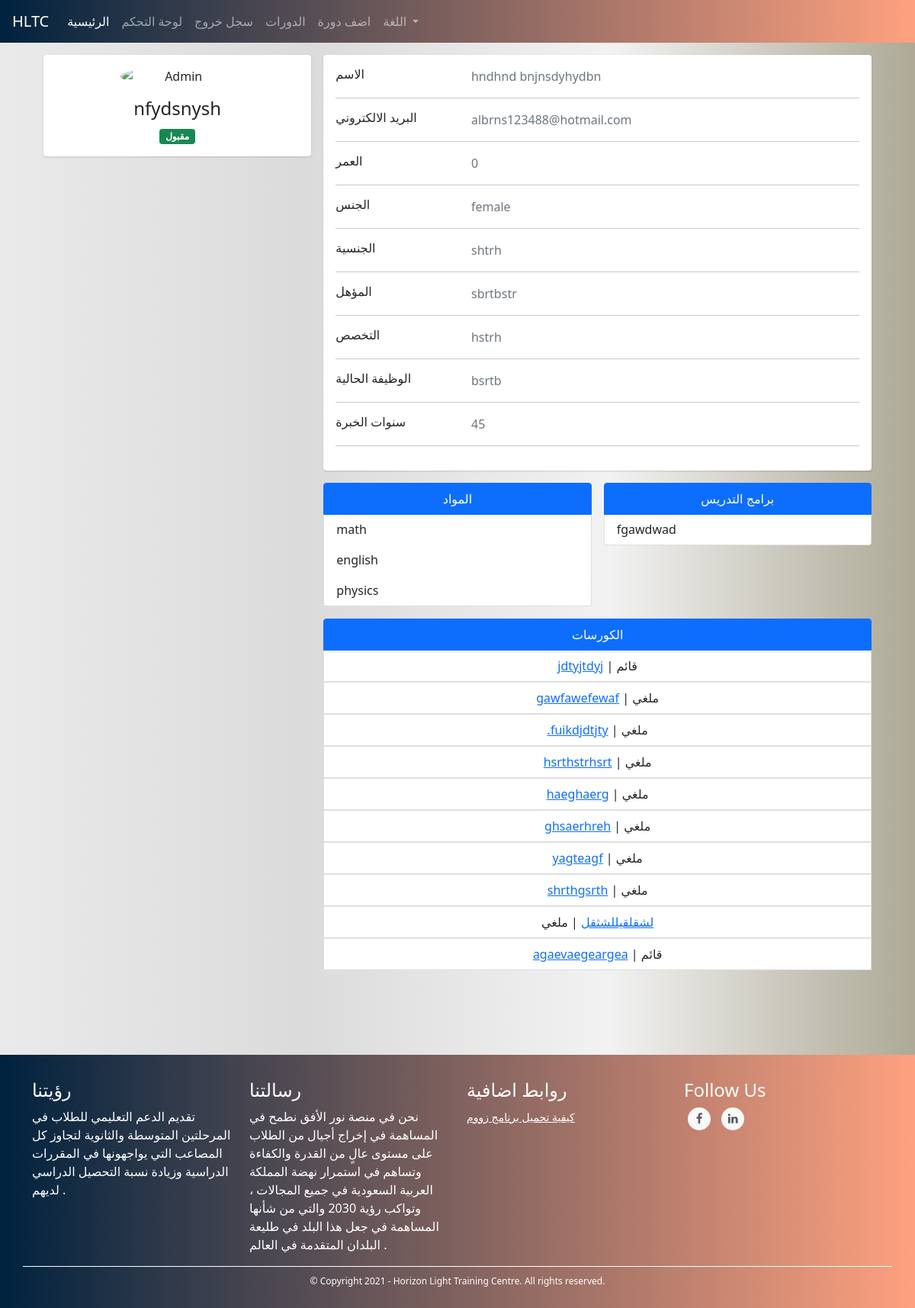
The app's page /admins/user/4 (signed in) with its own data.
### TUTOR/models.py (models this page shows, shortened)
class UserModel(db.Model, UserMixin):
    id = db.Column(db.Integer, primary_key=True)
    first_name = db.Column(db.String(128), nullable=False)
    last_name = db.Column(db.String(128), nullable=False)
    username = db.Column(db.String(20), unique=True, nullable=False)
    email = db.Column(db.String(256), unique=True, nullable=False)
    password = db.Column(db.String(255), nullable=False)
    user_type = db.Column(db.String(30), nullable=False)
    _gender = db.Column(db.Boolean, nullable=False, default=True)
    email_confirmation_code = db.Column(db.String(5), nullable=True)
    is_confirmed = db.Column(db.Boolean, nullable=False, default=False)
    creation_date = db.Column(db.DateTime, nullable=False, default=datetime.utcnow)
    admin_data_model = db.relationship('AdminDataModel', backref='user', uselist=False)
    tutor_data_model = db.relationship('TutorDataModel', backref='user', uselist=False)
    student_data_model = db.relationship('StudentDataModel', backref='user', uselist=False)
    @property
    def full_name(self):
        return self.first_name + " " + self.last_name
    @property
    def gender(self):
        return "male" if self._gender else "female"

class TutorDataModel(db.Model):
    id = db.Column(db.Integer, primary_key=True)
    date_of_birth = db.Column(db.DateTime, nullable=False)
    nationality = db.Column(db.String(30), nullable=False)
    qualification = db.Column(db.String(35), nullable=False)
    major = db.Column(db.String(35), nullable=False)
    current_job = db.Column(db.String(50), nullable=False)
    _subjects = db.Column(db.String(), nullable=False) # [subject1, subject2, ...]
    years_of_experience = db.Column(db.Integer, nullable=False)
    _tools_used_for_online_tutoring = db.Column(db.String(), nullable=False) # [tool1, tool2, ...]
    is_accepted = db.Column(db.Boolean, nullable=False, default=False)
    courses = db.relationship('CourseModel', backref='tutor')
    user_id = db.Column(db.Integer, db.ForeignKey('user_model.id'))
    @property
    def age(self):
        return int((datetime.date(datetime.utcnow()) - datetime.date(self.date_of_birth)).days / 365)
    @property
    def subjects(self):
        return json.loads(self._subjects)
    @property
    def tools_used_for_online_tutoring(self):
        return json.loads(self._tools_used_for_online_tutoring)

class CourseModel(db.Model):
    id = db.Column(db.Integer, primary_key=True)
    name = db.Column(db.String(130), nullable=False)
    description = db.Column(db.String(1000), nullable=False)
    subject = db.Column(db.String(), nullable=False)
    price = db.Column(db.Integer, nullable=False)
    min_students = db.Column(db.Integer, nullable=False)
    max_students = db.Column(db.Integer, nullable=False)
    currency = db.Column(db.String(3), nullable=False)
    began = db.Column(db.Boolean, nullable=False, default=False)
    ended = db.Column(db.Boolean, nullable=False, default=False)
    course_type = db.Column(db.Integer, nullable=False) # 1 for start when min number # 2 for start with min and date
    _period = db.Column(db.Integer, nullable=True) # days
    _start_date = db.Column(db.DateTime, nullable=True)
    _end_date = db.Column(db.DateTime, nullable=True)
    links = db.Column(db.String(), nullable=False) # {"zoom": "link", ....}
    weekly_time_table_json  = db.Column(db.String(1000), nullable=False) # {"saturday": {"from": ..., "to": ...}, ...}
    _state = db.Column(db.String(), nullable=False, default=json.dumps({"state_code": 1, "state_string": "لم تبدأ بعد", "allowed_actions": ["join", "view", "start", "cancel"]})) # {"state_code": 2, "state_string": "قائم", "allowed_actions": ["view", "end"]} {"state_code": 3, "state_string": "انتهى", "allowed_actions": ["delete"]} {"state_code": 4, "state_string": "ملغي", "allowed_actions": ["delete"]}
    number_of_students_paid = db.Column(db.Integer, nullable=False, default=0)
    have_sent_first_payment_emails = db.Column(db.Boolean, nullable=False, default=False)
    created_by_admin = db.Column(db.Boolean, nullable=False)
    creation_date = db.Column(db.DateTime, nullable=False, default=datetime.utcnow)
    payment_model = db.relationship('PaymentModel', backref='course', uselist=False)
    tutor_data_model_id = db.Column(db.Integer, db.ForeignKey('tutor_data_model.id'),
        nullable=False)
    @property
    def state(self): # hold the course's state for example (is it runnung or hasn't began yet...) this helps with determaning what to do with the couse next for example (if it's running we should look into if it should end)
        return json.loads(self._state)
    def start(self):
        self.began = True
        self._state = json.dumps({"state_code": 2, "state_string": "قائم", "allowed_actions": ["view", "end", "cancel"]})
        if self.course_type == 1:
            now = datetime.date(datetime.utcnow())
            self._start_date = now
            self._end_date = now + timedelta(days=self.period)
        db.session.commit()
        for sdm in self.students: # the paymetn is when a student joins not when the course begins bcz the course wont begin if students didn't pay
            send_student_course_start_email(sdm.user, self)
        send_tutor_course_start_email(self.tutor.user, self)
        return True
    def end(self):
        self.ended = True
        self._state = json.dumps({"state_code": 3, "state_string": "انتهى", "allowed_actions": ["delete"]})
        db.session.commit()
        for sdm in self.students:
            send_student_course_ended_email(sdm.user, self)
        send_tutor_course_ended_email(self.tutor.user, self)
        return True
    def cancel(self):
        self._state = json.dumps({"state_code": 4, "state_string": "ملغي", "allowed_actions": ["delete"]})
        db.session.commit()
        self.payment_model.refund_all()
        for sdm in self.students:
            send_student_course_canceled_email(sdm.user, self)
        send_tutor_course_canceled_email(self.tutor.user, self)

### TUTOR/ADMINISTRATION/routes.py (the view)
@admins_blueprint.route("/admins/user/<user_id>", methods=["GET"])
@login_required(ADMIN_TYPES)
def user_detailed_view(user_id): # admin only
    user = UserModel.query.get(user_id)
    user_type = user.user_type
    if user_type == "tutor":
        return render_template("admins/users/new_tutor.html", user=user)
    elif user_type == "student":
        return render_template("admins/users/new_student.html", user=user)
    elif user_type in ADMIN_TYPES:
        return render_template("admins/users/new_admin.html", user=user)

### TUTOR/ADMINISTRATION/routes.py (called while the page is built)
@admins_blueprint.context_processor
def utility_processor():
    return dict(get_language_text=LngObj.get_language_text, get_current_page_language_list=LngObj.get_current_page_language_list, languages=LANGUAGES, admin_types=ADMIN_TYPES, settings=SiteSettingsModel.instance())

### TUTOR/models.py (called while the page is built)
@login_manager.user_loader
def load_user(user_id):
    return UserModel.query.get(int(user_id))

    @classmethod
    def instance(cls):
        return cls.query.get(1)

### TUTOR/utils/utils.py (called while the page is built)
def login_required(roles=[]):
	def wrapper(fn):
		@wraps(fn)
		def decorated_view(*args, **kwargs):
			if request.method in EXEMPT_METHODS:
				return fn(*args, **kwargs)
			elif current_app.login_manager._login_disabled:
				return fn(*args, **kwargs)
			elif not current_user.is_authenticated:
				return current_app.login_manager.unauthorized()
			role = current_user.user_type
			if ( (role not in roles) and (roles != []) ):
				return current_app.login_manager.unauthorized()
			return fn(*args, **kwargs)
		return decorated_view
	return wrapper

### TUTOR/templates/admins/users/new_tutor.html (shortened to what this page needs)
{% extends "template.html" %}
{% block content %}
<link rel="stylesheet" href="{{ url_for('static', filename='css/students/profile.css') }}">
<div class="container">
    <div class="main-body">
      <div class="row justify-content-center">
        <div class="col-sm-7 my-col">
        </div>
    </div>
          <div class="row gutters-sm">
            <div class="col-md-4 mb-3">
              <div class="card">
                <div class="card-body">
                  <div class="d-flex flex-column align-items-center text-center">
                    {% if user._gender  %}
                    <img src="{{ url_for('static', filename='images/male_student.png') }}" alt="Admin" class="rounded-circle" width="150">
                    {% else %}
                    <img src="{{ url_for('static', filename='images/female_tutor.jpg') }}" alt="Admin" class="rounded-circle" width="150">
                    {% endif %}
                    <div class="mt-3">
                      <h4>{{ user.username }}</h4>
                      {% if user.tutor_data_model.is_accepted %}
                      <span class="badge bg-success">مقبول</span>
                      {% else %}
                      <span class="badge bg-secondary">تحت المراجعة</span>
                      <br><br>
                      <a href="{{ url_for('admins_blueprint.accept_tutor', tutor_id=user.tutor_data_model.id) }}"><button type="button" class="btn btn-success">اقبل هذا المعلم</button></a>
                      {% endif %}
                    </div>
                  </div>
                </div>
              </div>
            </div>
            <div class="col-md-8">
              <div class="card mb-3">
                <div class="card-body">
                  <div class="row">
                    <div class="col-sm-3">
                      <h6 class="mb-0">الاسم</h6>
                    </div>
                    <div class="col-sm-9 text-secondary">
                      {{ user.full_name }}
                    </div>
                  </div>
                  <hr>
                  <div class="row">
                    <div class="col-sm-3">
                      <h6 class="mb-0">البريد الالكتروني</h6>
                    </div>
                    <div class="col-sm-9 text-secondary">
                      {{ user.email }}
                    </div>
                  </div>
                  <hr>
                  <div class="row">
                    <div class="col-sm-3">
                      <h6 class="mb-0">العمر</h6>
                    </div>
                    <div class="col-sm-9 text-secondary">
                      {{ user.tutor_data_model.age }}
                    </div>
                  </div>
                  <hr>
                  <div class="row">
                    <div class="col-sm-3">
                      <h6 class="mb-0">الجنس</h6>
                    </div>
                    <div class="col-sm-9 text-secondary">
                      {{ user.gender }}
                    </div>
                  </div>
                  <hr>
                  <div class="row">
                    <div class="col-sm-3">
                      <h6 class="mb-0">الجنسية</h6>
                    </div>
                    <div class="col-sm-9 text-secondary">
                      {{ user.tutor_data_model.nationality }}
                    </div>
                  </div>
                  <hr>
                  <div class="row">
                    <div class="col-sm-3">
                      <h6 class="mb-0">المؤهل</h6>
                    </div>
                    <div class="col-sm-9 text-secondary">
                      {{ user.tutor_data_model.qualification }}
                    </div>
                  </div>
                  <hr>
                  <div class="row">
                    <div class="col-sm-3">
                      <h6 class="mb-0">التخصص</h6>
                    </div>
                    <div class="col-sm-9 text-secondary">
                      {{ user.tutor_data_model.major }}
                    </div>
                  </div>
                  <hr>
                  <div class="row">
                    <div class="col-sm-3">
                      <h6 class="mb-0">الوظيفة الحالية</h6>
                    </div>
                    <div class="col-sm-9 text-secondary">
                      {{ user.tutor_data_model.current_job }}
                    </div>
                  </div>
                  <hr>
                  <div class="row">
                    <div class="col-sm-3">
                      <h6 class="mb-0">سنوات الخبرة</h6>
                    </div>
                    <div class="col-sm-9 text-secondary">
                      {{ user.tutor_data_model.years_of_experience }}
                    </div>
                  </div>
                  <hr>
                </div>
              </div>
              <div class="row gutters-sm">
                <div class="col-sm-6 mb-3">
                    <ul class="list-group">
                        <li class="list-group-item active" aria-current="true"><center>المواد</center></li>
                        {% for subject in user.tutor_data_model.subjects %}
                        <li class="list-group-item">{{ subject }}</li>
                        {% endfor %}
                      </ul>
                </div>
                <div class="col-sm-6 mb-3">
                    <ul class="list-group">
                        <li class="list-group-item active" aria-current="true"><center>برامج التدريس</center></li>
                        {% for tool in user.tutor_data_model.tools_used_for_online_tutoring %}
                        <li class="list-group-item">{{ tool }}</li>
                        {% endfor %}
                      </ul>
                </div>
              <div class="col-sm-12 mb-6">
                <ul class="list-group">
                    <li class="list-group-item active" aria-current="true"><center>الكورسات</center></li>
                    {% for course in user.tutor_data_model.courses %}
                    <center><li class="list-group-item"><a href="{{ url_for('courses_blueprint.course', course_id=course.id) }}">{{ course.name }}</a> | {{ course.state.state_string }}</li></center>
                    {% endfor %}
                  </ul>
            </div>
        </div>
            </div>
          </div>
        </div>
    </div>
    <br><br><br><br>
{% endblock %}

### TUTOR/static/css/global.css (style rules this page uses)
body { background: #ADA996; background: -webkit-linear-gradient(to right, #EAEAEA, #DBDBDB, #F2F2F2, #ADA996); background: linear-gradient(to right, #EAEAEA, #DBDBDB, #F2F2F2, #ADA996); }

### TUTOR/static/css/students/profile.css (style rules this page uses)
.main-body { padding: 15px; }
.card { box-shadow: 0 1px 3px 0 rgba(0,0,0,.1), 0 1px 2px 0 rgba(0,0,0,.06); }
.card { position: relative; display: flex; flex-direction: column; min-width: 0; word-wrap: break-word; background-color: #fff; background-clip: border-box; border: 0 solid rgba(0,0,0,.125); border-radius: .25rem; }
.card-body { flex: 1 1 auto; min-height: 1px; padding: 1rem; }
.gutters-sm { margin-right: -8px; margin-left: -8px; }
.gutters-sm>.col, .gutters-sm>[class*=col-] { padding-right: 8px; padding-left: 8px; }
.mb-3, .my-3 { margin-bottom: 1rem!important; }

### records on screen
UserModel: username "nfydsnysh", full_name "hndhnd bnjnsdyhydbn", email "albrns123488@hotmail.com", gender "female"
TutorDataModel: tutor_data_model.age "0", tutor_data_model.nationality "shtrh", tutor_data_model.qualification "sbrtbstr", tutor_data_model.major "hstrh", tutor_data_model.current_job "bsrtb", tutor_data_model.years_of_experience "45"
CourseModel: name "jdtyjtdyj", state.state_string "قائم"
CourseModel: name "gawfawefewaf", state.state_string "ملغي"
CourseModel: name ".fuikdjdtjty", state.state_string "ملغي"
CourseModel: name "hsrthstrhsrt", state.state_string "ملغي"
CourseModel: name "haeghaerg", state.state_string "ملغي"
CourseModel: name "ghsaerhreh", state.state_string "ملغي"
CourseModel: name "yagteagf", state.state_string "ملغي"
CourseModel: name "shrthgsrth", state.state_string "ملغي"
CourseModel: name "لشقلقيللشثقل", state.state_string "ملغي"
CourseModel: name "agaevaegeargea", state.state_string "قائم"

### other values on screen
{{ subject }} "math" "english" "physics"
{{ tool }} "fgawdwad"
